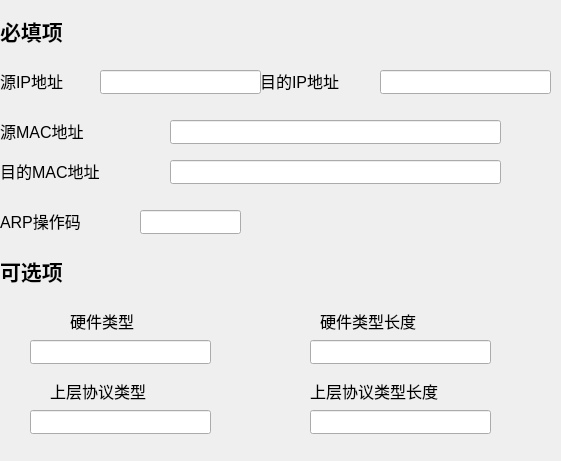
   <widget class="QWidget" name="ARP" native="true">
    <property name="geometry">
     <rect>
      <x>5</x>
      <y>-10</y>
      <width>561</width>
      <height>461</height>
     </rect>
    </property>
    <widget class="QLabel" name="label_158">
     <property name="geometry">
      <rect>
       <x>0</x>
       <y>10</y>
       <width>111</width>
       <height>41</height>
      </rect>
     </property>
     <property name="font">
      <font>
       <family>Arial Black</family>
       <pointsize>16</pointsize>
       <weight>75</weight>
       <bold>true</bold>
      </font>
     </property>
     <property name="text">
      <string>必填项</string>
     </property>
    </widget>
    <widget class="QLabel" name="label_159">
     <property name="geometry">
      <rect>
       <x>0</x>
       <y>60</y>
       <width>101</width>
       <height>41</height>
      </rect>
     </property>
     <property name="font">
      <font>
       <family>Arial</family>
       <pointsize>12</pointsize>
       <weight>50</weight>
       <bold>false</bold>
      </font>
     </property>
     <property name="text">
      <string>源IP地址</string>
     </property>
    </widget>
    <widget class="QLabel" name="label_160">
     <property name="geometry">
      <rect>
       <x>260</x>
       <y>60</y>
       <width>121</width>
       <height>41</height>
      </rect>
     </property>
     <property name="font">
      <font>
       <family>Arial</family>
       <pointsize>12</pointsize>
       <weight>50</weight>
       <bold>false</bold>
      </font>
     </property>
     <property name="text">
      <string>目的IP地址</string>
     </property>
    </widget>
    <widget class="QLineEdit" name="ARPsrcIP">
     <property name="geometry">
      <rect>
       <x>100</x>
       <y>70</y>
       <width>161</width>
       <height>24</height>
      </rect>
     </property>
    </widget>
    <widget class="QLineEdit" name="ARPdstIP">
     <property name="geometry">
      <rect>
       <x>380</x>
       <y>70</y>
       <width>171</width>
       <height>24</height>
      </rect>
     </property>
    </widget>
    <widget class="QLabel" name="label_162">
     <property name="geometry">
      <rect>
       <x>0</x>
       <y>250</y>
       <width>111</width>
       <height>41</height>
      </rect>
     </property>
     <property name="font">
      <font>
       <family>Arial Black</family>
       <pointsize>16</pointsize>
       <weight>75</weight>
       <bold>true</bold>
      </font>
     </property>
     <property name="text">
      <string>可选项</string>
     </property>
    </widget>
    <widget class="QLineEdit" name="ARPhardtype">
     <property name="geometry">
      <rect>
       <x>30</x>
       <y>340</y>
       <width>181</width>
       <height>24</height>
      </rect>
     </property>
     <property name="text">
      <string/>
     </property>
    </widget>
    <widget class="QLabel" name="label_165">
     <property name="geometry">
      <rect>
       <x>70</x>
       <y>300</y>
       <width>111</width>
       <height>41</height>
      </rect>
     </property>
     <property name="font">
      <font>
       <family>Arial</family>
       <pointsize>12</pointsize>
       <weight>50</weight>
       <bold>false</bold>
      </font>
     </property>
     <property name="text">
      <string>硬件类型</string>
     </property>
    </widget>
    <widget class="QLineEdit" name="ARPhardsize">
     <property name="geometry">
      <rect>
       <x>310</x>
       <y>340</y>
       <width>181</width>
       <height>24</height>
      </rect>
     </property>
    </widget>
    <widget class="QLabel" name="label_166">
     <property name="geometry">
      <rect>
       <x>320</x>
       <y>300</y>
       <width>161</width>
       <height>41</height>
      </rect>
     </property>
     <property name="font">
      <font>
       <family>Arial</family>
       <pointsize>12</pointsize>
       <weight>50</weight>
       <bold>false</bold>
      </font>
     </property>
     <property name="text">
      <string>硬件类型长度</string>
     </property>
    </widget>
    <widget class="QLineEdit" name="ARPprotocolsize">
     <property name="geometry">
      <rect>
       <x>310</x>
       <y>410</y>
       <width>181</width>
       <height>24</height>
      </rect>
     </property>
    </widget>
    <widget class="QLabel" name="label_167">
     <property name="geometry">
      <rect>
       <x>50</x>
       <y>370</y>
       <width>161</width>
       <height>41</height>
      </rect>
     </property>
     <property name="font">
      <font>
       <family>Arial</family>
       <pointsize>12</pointsize>
       <weight>50</weight>
       <bold>false</bold>
      </font>
     </property>
     <property name="text">
      <string>上层协议类型</string>
     </property>
    </widget>
    <widget class="QLabel" name="label_168">
     <property name="geometry">
      <rect>
       <x>310</x>
       <y>370</y>
       <width>201</width>
       <height>41</height>
      </rect>
     </property>
     <property name="font">
      <font>
       <family>Arial</family>
       <pointsize>12</pointsize>
       <weight>50</weight>
       <bold>false</bold>
      </font>
     </property>
     <property name="text">
      <string>上层协议类型长度</string>
     </property>
    </widget>
    <widget class="QLineEdit" name="ARPprotocoltype">
     <property name="geometry">
      <rect>
       <x>30</x>
       <y>410</y>
       <width>181</width>
       <height>24</height>
      </rect>
     </property>
     <property name="text">
      <string/>
     </property>
    </widget>
    <widget class="QLineEdit" name="ARPdstmac">
     <property name="geometry">
      <rect>
       <x>170</x>
       <y>160</y>
       <width>331</width>
       <height>24</height>
      </rect>
     </property>
    </widget>
    <widget class="QLabel" name="label_172">
     <property name="geometry">
      <rect>
       <x>0</x>
       <y>150</y>
       <width>161</width>
       <height>41</height>
      </rect>
     </property>
     <property name="font">
      <font>
       <family>Arial</family>
       <pointsize>12</pointsize>
       <weight>50</weight>
       <bold>false</bold>
      </font>
     </property>
     <property name="text">
      <string>目的MAC地址</string>
     </property>
    </widget>
    <widget class="QLabel" name="label_173">
     <property name="geometry">
      <rect>
       <x>0</x>
       <y>110</y>
       <width>141</width>
       <height>41</height>
      </rect>
     </property>
     <property name="font">
      <font>
       <family>Arial</family>
       <pointsize>12</pointsize>
       <weight>50</weight>
       <bold>false</bold>
      </font>
     </property>
     <property name="text">
      <string>源MAC地址</string>
     </property>
    </widget>
    <widget class="QLineEdit" name="ARPsrcmac">
     <property name="geometry">
      <rect>
       <x>170</x>
       <y>120</y>
       <width>331</width>
       <height>24</height>
      </rect>
     </property>
    </widget>
    <widget class="QLineEdit" name="ARPmode">
     <property name="geometry">
      <rect>
       <x>140</x>
       <y>210</y>
       <width>101</width>
       <height>24</height>
      </rect>
     </property>
    </widget>
    <widget class="QLabel" name="label_171">
     <property name="geometry">
      <rect>
       <x>0</x>
       <y>200</y>
       <width>131</width>
       <height>41</height>
      </rect>
     </property>
     <property name="font">
      <font>
       <family>Arial</family>
       <pointsize>12</pointsize>
       <weight>50</weight>
       <bold>false</bold>
      </font>
     </property>
     <property name="text">
      <string>ARP操作码</string>
     </property>
    </widget>
   </widget>
